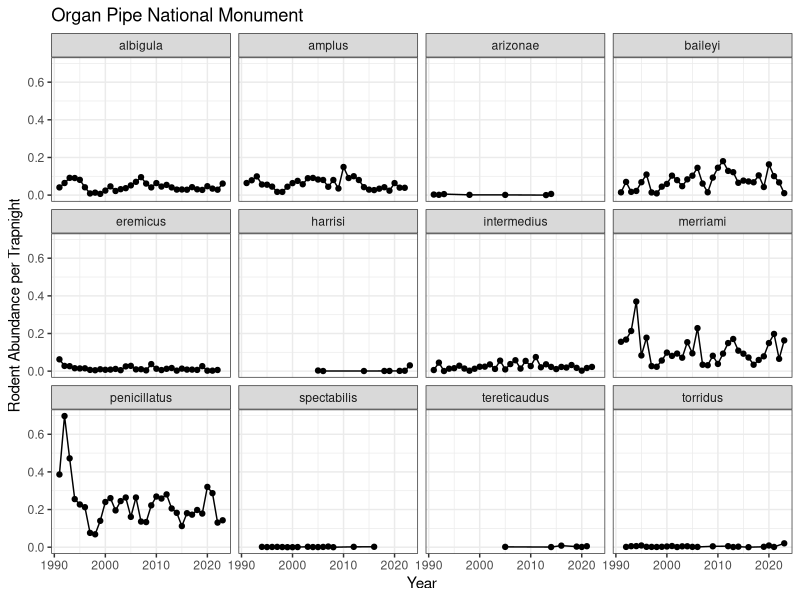
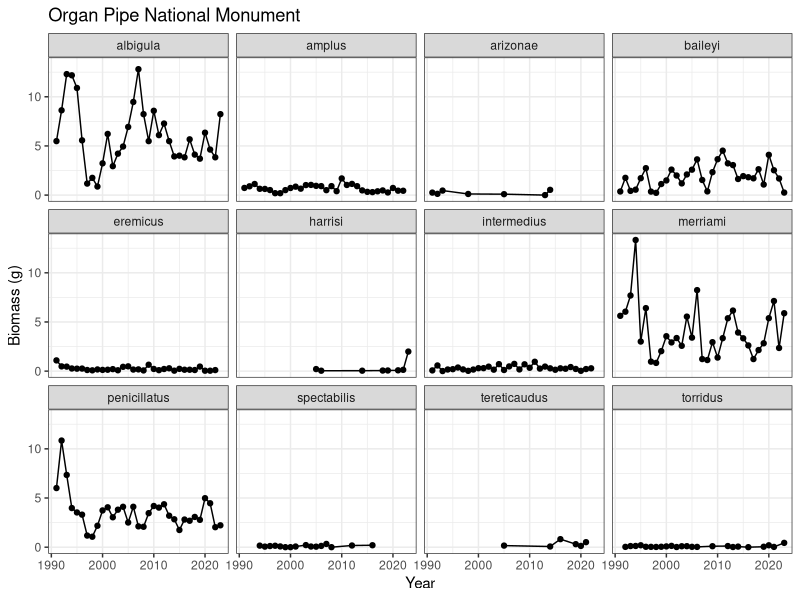
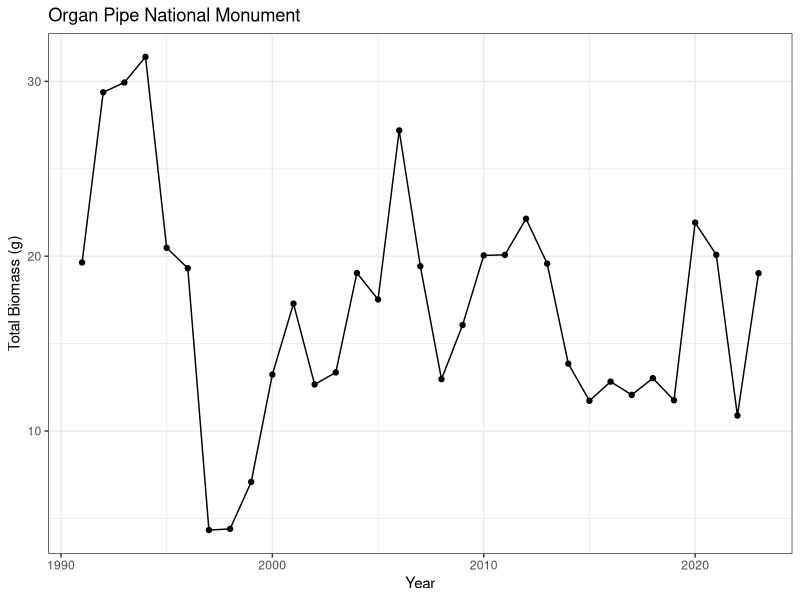
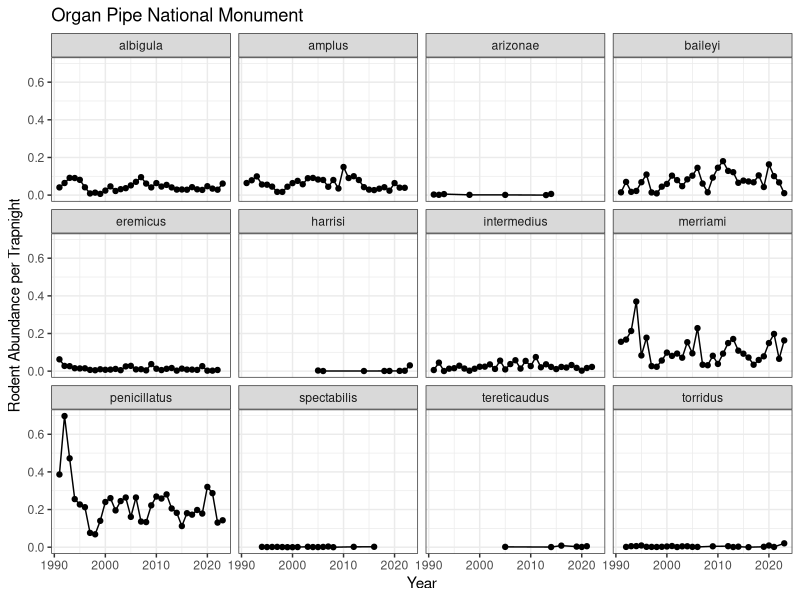
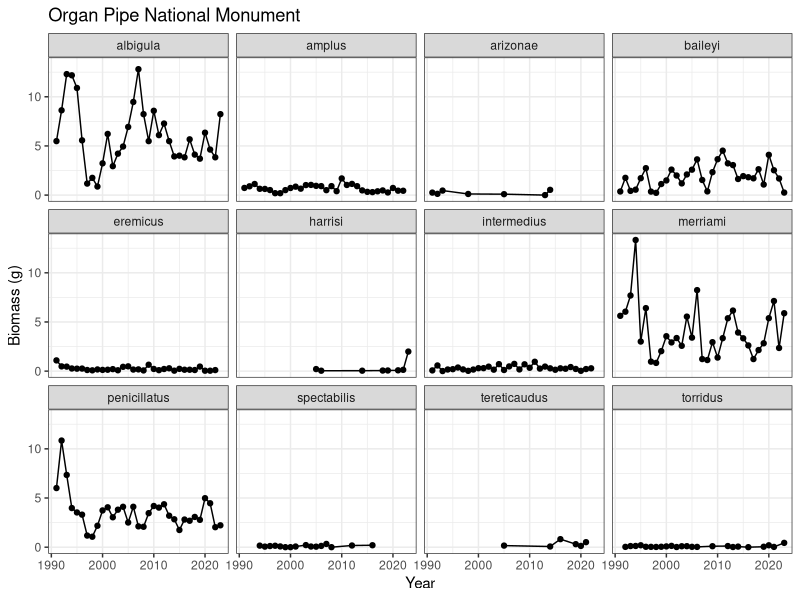
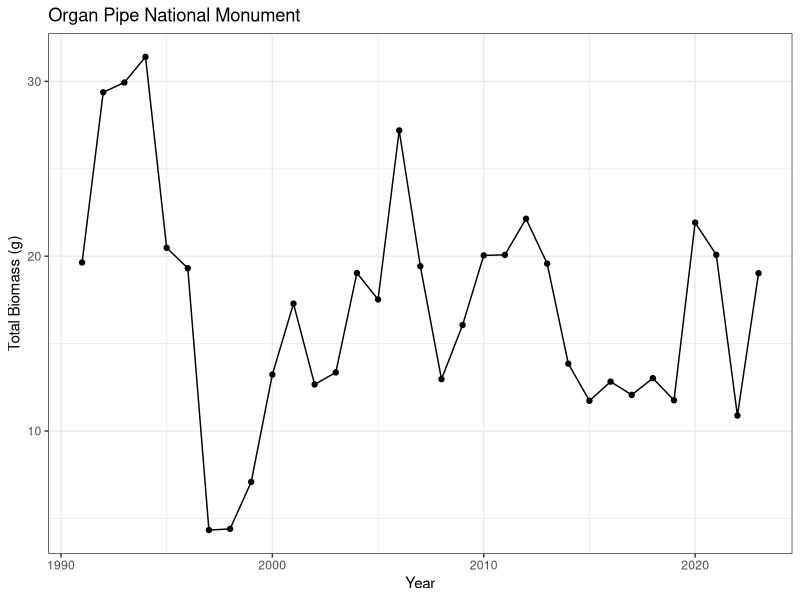

Recreate these plots in R, in order.
## ---- chunk 1
library(tidyverse)
orpi_clean <- read_csv("../data_clean/orpi_clean.csv")
orpi_surveys <- read_csv("../data_clean/orpi_surveys.csv")
## ---- chunk 2
trap_nights <- orpi_surveys %>% 
  mutate(year = year(end_date),
         nights = end_date - start_date,
         trap_nights = num_traps * nights) %>% 
  group_by(year) %>% 
  summarize(trap_nights = as.numeric(sum(trap_nights)))
trap_nights
## ---- chunk 3
rodents_per_trapnight <- orpi_clean %>% 
  mutate(year = year(end_date)) %>%  
  group_by(year, species) %>% 
  summarize(abundance = sum(recapture == 0)) %>% 
  inner_join(trap_nights, join_by(year)) %>% 
  mutate(abund_per_trapnight = abundance / trap_nights)
rodents_per_trapnight

#save dataframe for comparison
write_csv(rodents_per_trapnight, "../data_clean/orpi_abund_trapnights.csv")
## ---- chunk 4
#only one data point for maniculatus, so I'm removing it from the graph
orpi_abundance <- rodents_per_trapnight %>% 
  filter(species != "maniculatus") %>% 
  ggplot(., aes(x = year, y = abund_per_trapnight)) +
  geom_point() +
  geom_line() +
  facet_wrap(~ species) +
  labs(y = "Rodent Abundance per Trapnight", x = "Year", title = "Organ Pipe National Monument") +
  theme_bw()
orpi_abundance
ggsave("../figures/orpi_abundance.png")
## ---- chunk 5
rodent_mass <- orpi_clean %>% 
  group_by(species) %>% 
  summarize(avg_mass_g = mean(weight, na.rm = TRUE))
rodent_mass
## ---- chunk 6
biomass_annual <- rodents_per_trapnight %>% 
  inner_join(rodent_mass, join_by(species)) %>% 
  group_by(year, species) %>% 
  summarize(biomass_g = abund_per_trapnight * avg_mass_g)
biomass_annual

#save dataframe for comparison
write_csv(biomass_annual, "../data_clean/orpi_biomass.csv")
## ---- chunk 7
#only one data point for maniculatus, so I'm removing it from the graph
orpi_biomass <- biomass_annual %>% 
  filter(species != "maniculatus") %>% 
  ggplot(., aes(x = year, y = biomass_g)) +
  geom_point() +
  geom_line() +
  facet_wrap(~species) +
  labs(y = "Biomass (g)", x = "Year", title = "Organ Pipe National Monument") +
  theme_bw()
orpi_biomass
ggsave("../figures/orpi_biomass.png")
## ---- chunk 8
total_biomass_annual <- biomass_annual %>% 
  group_by(year) %>% 
  summarize(biomass_g = sum(biomass_g))
total_biomass_annual

#save dataframe for comparison
write_csv(total_biomass_annual, "../data_clean/orpi_total_biomass.csv")
## ---- chunk 9
orpi_total_biomass <- ggplot(total_biomass_annual, aes(x = year, y = biomass_g)) +
  geom_point() +
  geom_line() +
  labs(y = "Total Biomass (g)", x = "Year", title = "Organ Pipe National Monument") +
  theme_bw()
orpi_total_biomass
ggsave("../figures/orpi_total_biomass.png")
